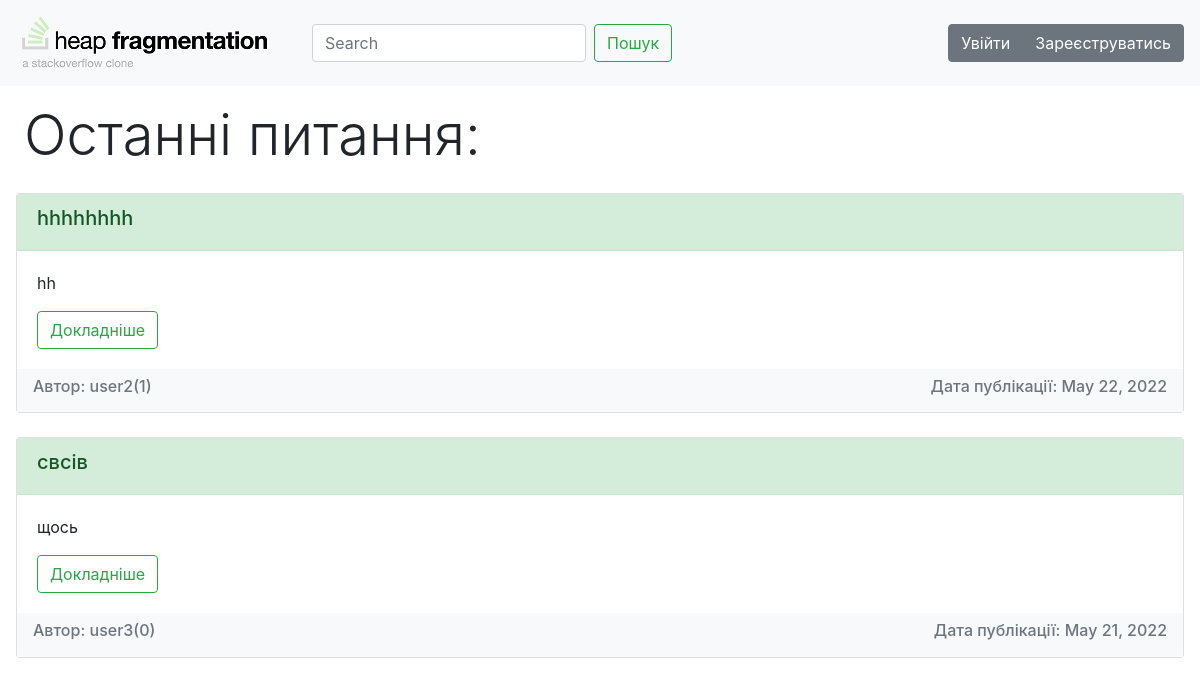
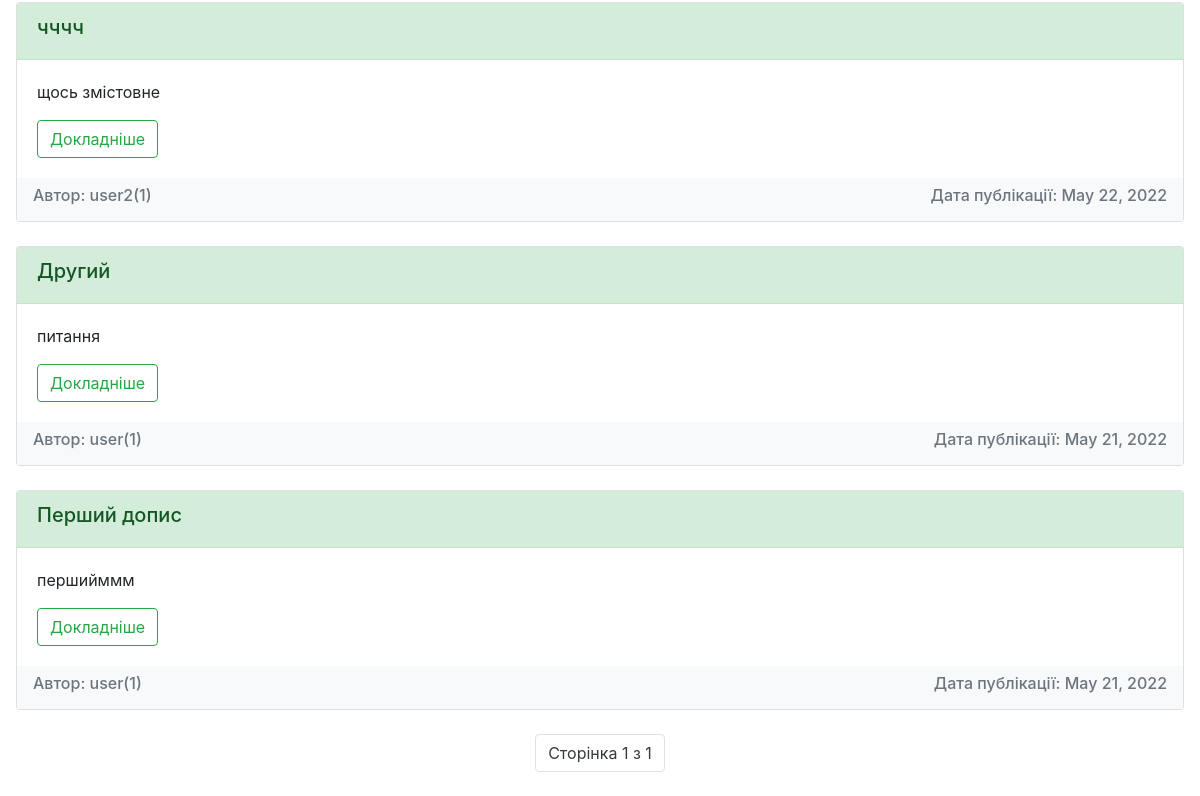
/, run on an earlier commit of the app's database (2 pictures, top to bottom).
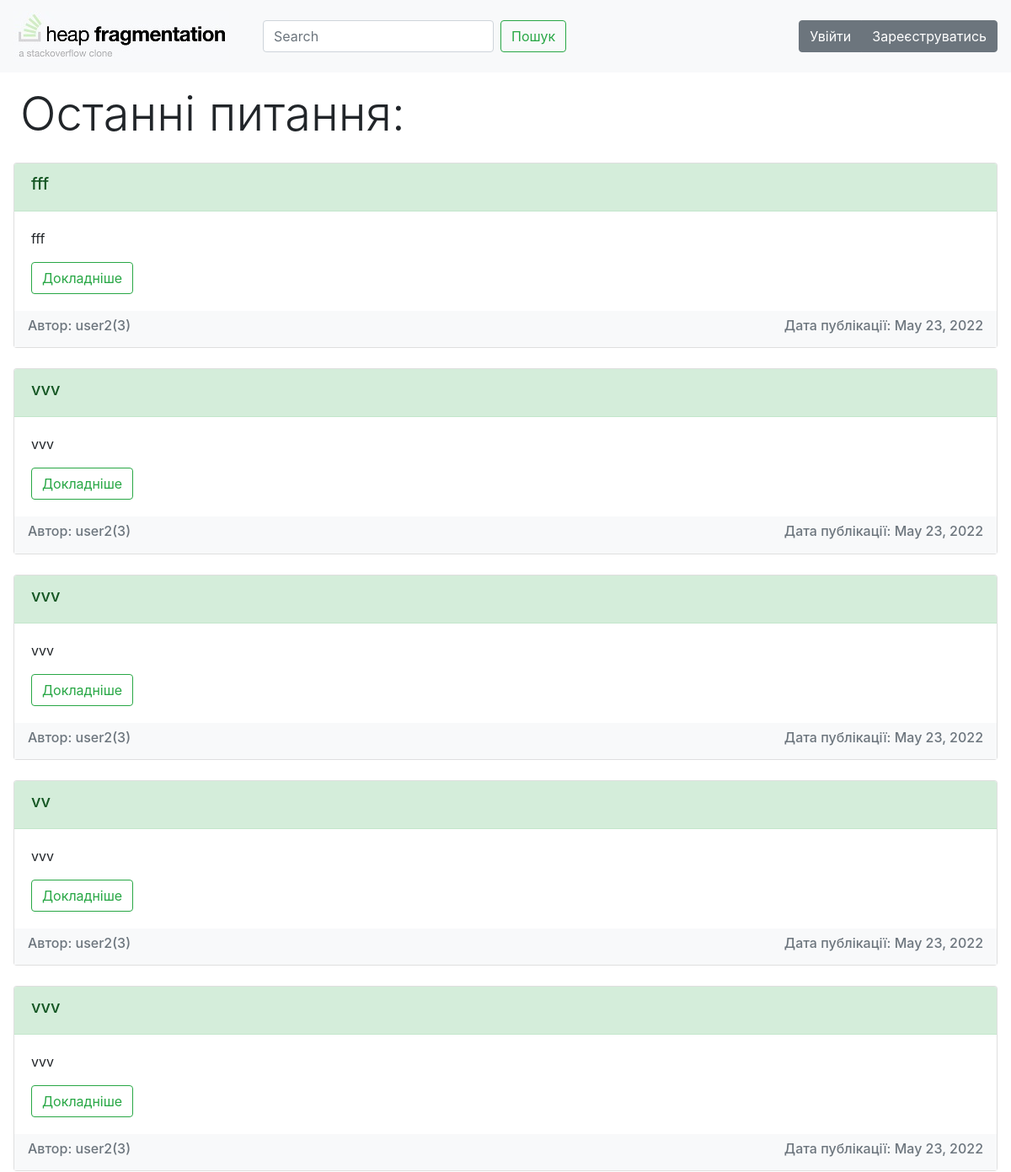
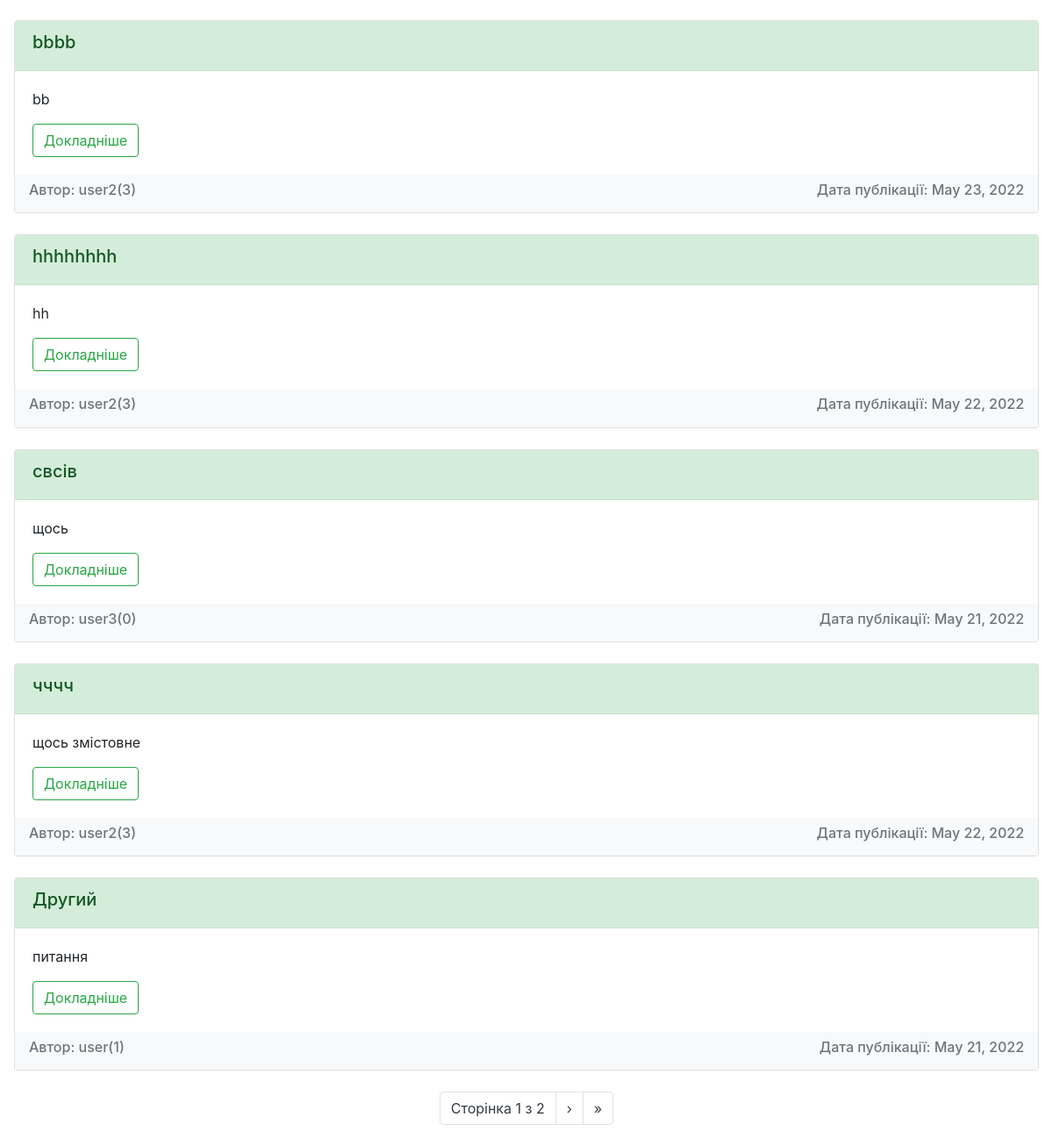
And on a later commit of the database (2 pictures, top to bottom).
### advice_app/models.py (models this page shows, shortened)
class Post(models.Model):
    title = models.CharField("Заголовок", max_length=50)
    question = models.TextField("Питання")
    author = models.ForeignKey(MyUser, on_delete=models.CASCADE)
    isClosed = models.BooleanField("Cтатус", default=0)
    date = models.DateField(auto_now=True)

class MyUser(User):
    class Meta:
        verbose_name = u"Рейтинг"
    rating = models.IntegerField("User", default=0)
    def __str__(self):
        return self.username

### advice_app/views.py (the view)
# urls.py: path('', views.MainPage.as_view(), name='index'),
class MainPage(ListView):
    model = Post
    paginate_by = 10
    queryset = Post.objects.order_by('-id')
    template_name = "advice_app/index.html"

### advice_app/templates/advice_app/index.html (shortened to what this page needs)
{% extends 'advice_app/base.html' %}
{% block content %}
<h1 class="display-4 mx-4 my-3">Останні питання:</h1>
{% include 'advice_app/post.html' %}
{% endblock %}

### advice_app/templates/advice_app/post.html (shortened to what this page needs)
{% if object_list %}
{% for i in page_obj %}
    <div class="card mt-4 mx-3">
      <div class="card-header alert-success"><h5>{{ i.title }}</h5></div>
      <div class="card-body">
        <p class="card-text">{{ i.question|truncatewords:90 }}</p>
        <a href="{% url 'detail' i.id %}" class="btn btn-outline-success">Докладніше</a>
      </div>
      <div class="navbar navbar-light bg-light text-muted">
        <h6>Автор: {{ i.author }}({{ i.author.rating }})</h6>
        <h6>Дата публікації: {{ i.date }}</h6>
      </div>
    </div>
  {% endfor %}
<nav aria-label="Page navigation example">
<ul class="pagination justify-content-center my-4">
        <li class="page-item"><a class="page-link text-dark">Сторінка {{ page_obj.number }} з {{ page_obj.paginator.num_pages }}</a></li>
        {% if page_obj.has_next %}
        <li class="page-item"><a class="page-link text-dark" href="?page={{ page_obj.next_page_number }}">›</a></li>
        <li class="page-item"><a class="page-link text-dark" href="?page={{ page_obj.paginator.num_pages }}">&raquo;</a></li>
        {% endif %}
</ul>
</nav>
{% else %}
  <p class="mx-4 my-3">Наразі дописів немає</p>
{% endif %}

What changed in the data, as far as the page shows it:
no longer on this page (row unchanged): Post: title "Перший допис", question "першийммм", author "user", author.rating "1", date "May 21, 2022"
added Post: title "fff", question "fff", author "user2", author.rating "3", date "May 23, 2022"
added Post: title "vvv", question "vvv", author "user2", author.rating "3", date "May 23, 2022"
added Post: title "vvv", question "vvv", author "user2", author.rating "3", date "May 23, 2022"
added Post: title "vv", question "vvv", author "user2", author.rating "3", date "May 23, 2022"
added Post: title "vvv", question "vvv", author "user2", author.rating "3", date "May 23, 2022"
added Post: title "bbbb", question "bb", author "user2", author.rating "3", date "May 23, 2022"
changed through a linked row, Post "hhhhhhhh": author.rating "1" → "3"
changed through a linked row, Post "чччч": author.rating "1" → "3"
Also different on the page:
{{ page_obj.paginator.num_pages }}: "1" → "2"
